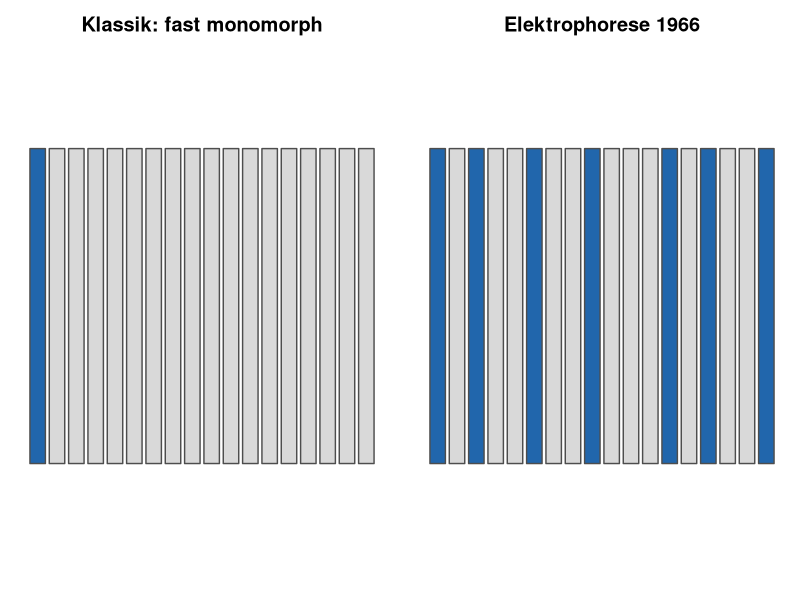
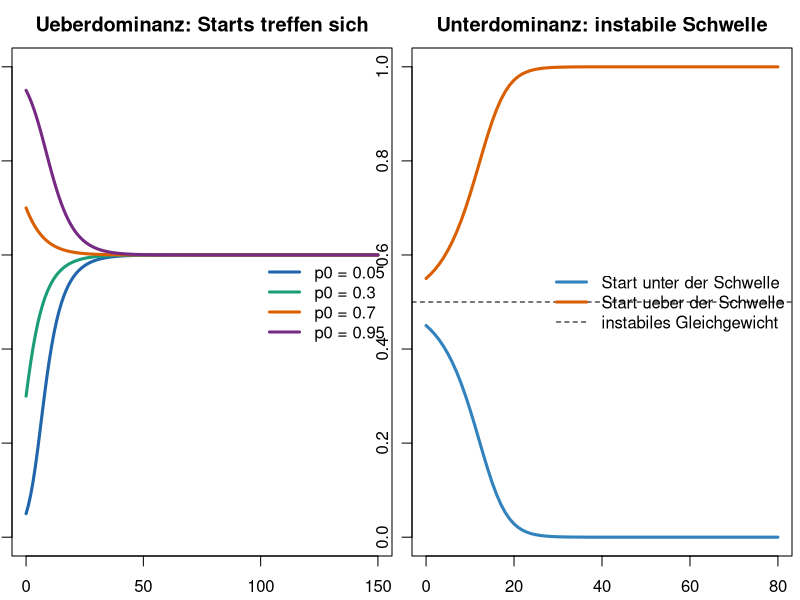
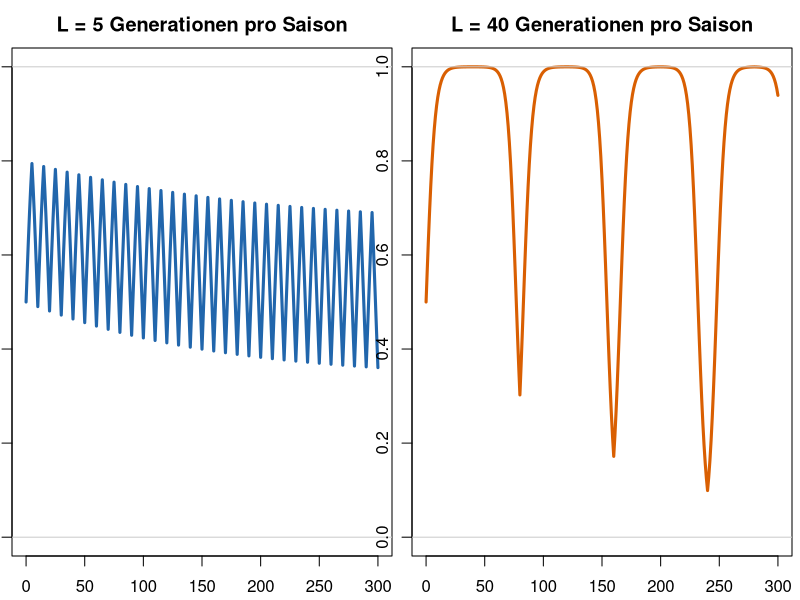

Source code (R) for these figures, in order:
## ---- chunk 1
#| include: false
selection_step_general <- function(p, fitness) {
  q <- 1 - p
  wbar <- p^2 * fitness[1] + 2 * p * q * fitness[2] + q^2 * fitness[3]
  (p^2 * fitness[1] + p * q * fitness[2]) / wbar
}

simulate_p <- function(p0, fitness, generations = 200) {
  p <- numeric(generations + 1)
  p[1] <- p0
  for (t in seq_len(generations)) {
    p[t + 1] <- selection_step_general(p[t], fitness)
  }
  data.frame(generation = 0:generations, p = p)
}

simulate_fluct <- function(p0, w1, w2, L, generations = 400) {
  p <- numeric(generations + 1)
  p[1] <- p0
  for (t in seq_len(generations)) {
    env1 <- ((t - 1) %/% L) %% 2 == 0
    p[t + 1] <- selection_step_general(p[t], if (env1) w1 else w2)
  }
  data.frame(generation = 0:generations, p = p)
}

overdom <- c(AA = 0.8, AB = 1, BB = 0.7)
underdom <- c(AA = 1, AB = 0.7, BB = 1)
w_sommer <- c(AA = 1.30, AB = 1.00, BB = 0.75)
w_winter <- c(AA = 0.75, AB = 1.00, BB = 1.30)

draw_loci <- function(poly, main) {
  n <- length(poly)
  plot(NA, xlim = c(0.4, n + 0.6), ylim = c(0, 1.15), axes = FALSE,
       xlab = "", ylab = "", main = main)
  for (i in seq_len(n)) {
    rect(i - 0.4, 0.18, i + 0.4, 0.95,
         col = if (poly[i] == 1) "#2166ac" else "#d9d9d9",
         border = "#4d4d4d", lwd = 1.4)
  }
}

# Lewontin & Hubby 1966: 18 loci, 7 polymorphic (order schematic)
klassik <- c(1, rep(0, 17))
elektrophorese <- c(1, 0, 1, 0, 0, 1, 0, 0, 1, 0, 0, 0, 1, 0, 1, 0, 0, 1)
## ---- chunk 2
#| fig-height: 3.4
#| fig-width: 8.6
#| out-width: 88%
par(mfrow = c(1, 2), mar = c(2.2, 0.6, 2.4, 0.4))
draw_loci(klassik, "Klassik: fast monomorph")
draw_loci(elektrophorese, "Elektrophorese 1966")
## ---- chunk 3
#| fig-height: 3.6
#| fig-width: 7.6
#| out-width: 62%
starts <- c(0.05, 0.3, 0.7, 0.95)
plot(NA, xlim = c(0, 150), ylim = c(0, 1),
     xlab = "Generation", ylab = "p = f(A)",
     main = "Ueberdominanz: Starts treffen sich")
cols_s <- c("#2166ac", "#1b9e77", "#d95f02", "#762a83")
for (i in seq_along(starts)) {
  sim <- simulate_p(starts[i], overdom, 150)
  lines(sim$generation, sim$p, lwd = 3, col = cols_s[i])
}
legend("right", paste("p0 =", starts), col = cols_s, lwd = 3, bty = "n")
## ---- chunk 4
#| fig-height: 3.6
#| fig-width: 7.6
#| out-width: 62%
hat <- (underdom[2] - underdom[3]) / (2 * underdom[2] - underdom[1] - underdom[3])
plot(NA, xlim = c(0, 80), ylim = c(0, 1),
     xlab = "Generation", ylab = "p = f(A)",
     main = "Unterdominanz: instabile Schwelle")
lines(simulate_p(hat - 0.05, underdom, 80), lwd = 3, col = "#3182bd")
lines(simulate_p(hat + 0.05, underdom, 80), lwd = 3, col = "#d95f02")
abline(h = hat, lty = 2)
legend("right", c("Start unter der Schwelle", "Start ueber der Schwelle",
                  "instabiles Gleichgewicht"),
       col = c("#3182bd", "#d95f02", "black"), lwd = c(3, 3, 1),
       lty = c(1, 1, 2), bty = "n")
## ---- chunk 5
#| fig-height: 3.5
#| fig-width: 8.2
#| out-width: 88%
sim_short <- simulate_fluct(0.5, w_sommer, w_winter, L = 5, 300)
plot(sim_short$generation, sim_short$p, type = "l", lwd = 3,
     col = "#2166ac", ylim = c(0, 1),
     xlab = "Generation", ylab = "p = f(A)",
     main = "L = 5 Generationen pro Saison")
abline(h = c(0, 1), col = "grey80")
## ---- chunk 6
#| fig-height: 3.5
#| fig-width: 8.2
#| out-width: 88%
sim_long <- simulate_fluct(0.5, w_sommer, w_winter, L = 40, 300)
plot(sim_long$generation, sim_long$p, type = "l", lwd = 3,
     col = "#d95f02", ylim = c(0, 1),
     xlab = "Generation", ylab = "p = f(A)",
     main = "L = 40 Generationen pro Saison")
abline(h = c(0, 1), col = "grey80")
